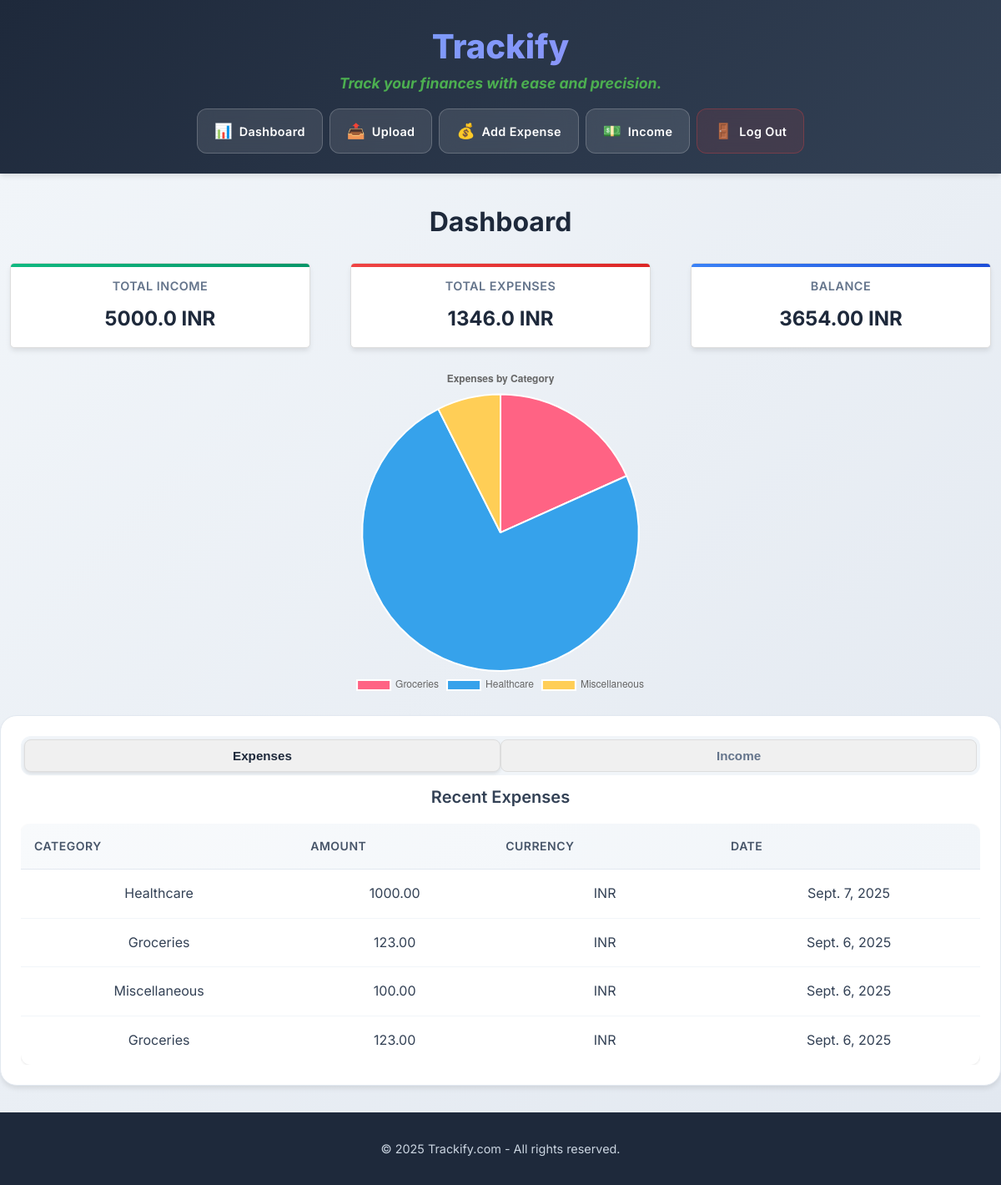
The page /core/dashboard/ (signed in) on the database as committed earlier.
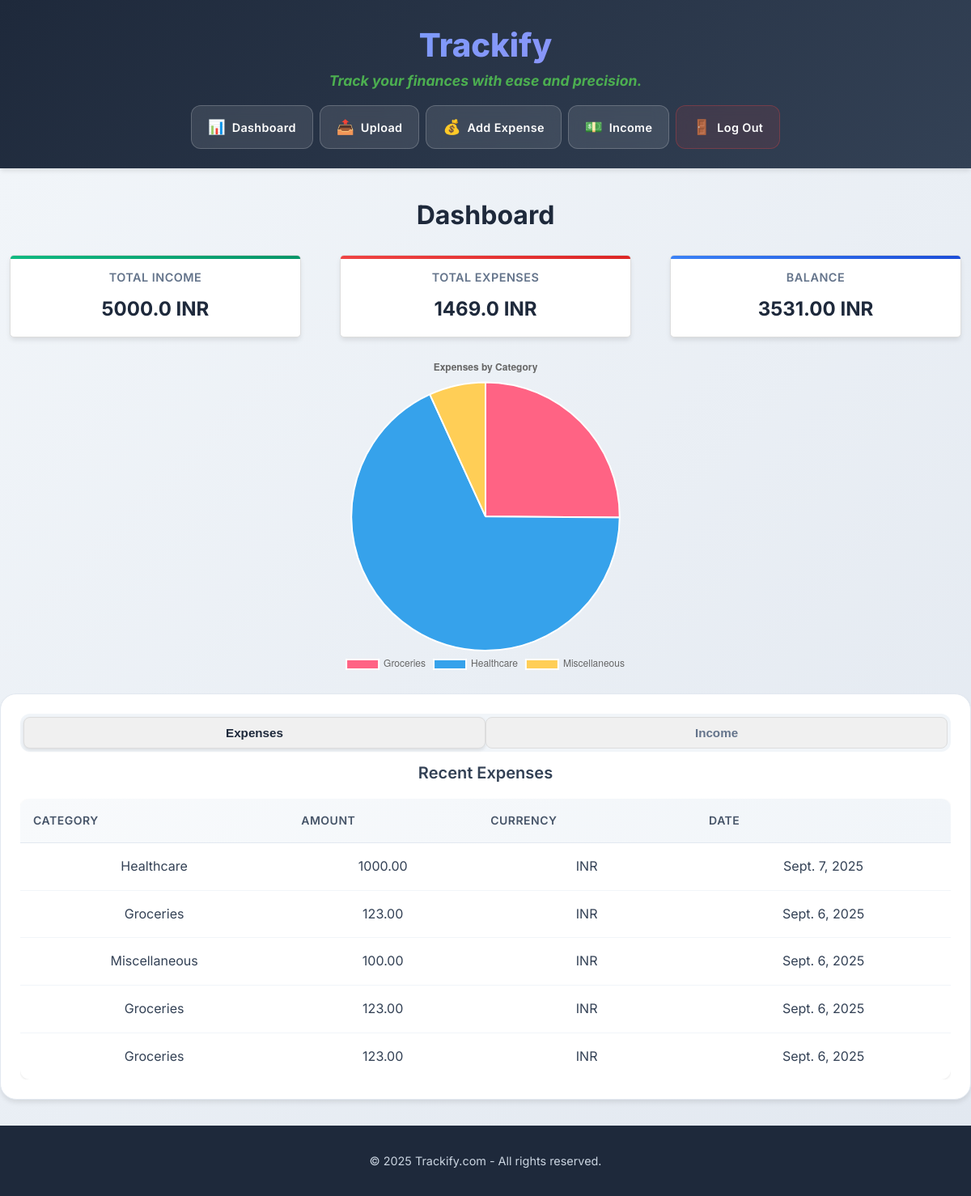
The same page on the database as committed later.
### core/models.py (models this page shows, shortened)
class Expense(models.Model):
    user = models.ForeignKey(User, on_delete=models.CASCADE)
    receipt_image = models.ImageField(upload_to="receipts/", blank=True, null=True)
    expense_date = models.DateField(blank=True, null=True)
    amount = models.DecimalField(max_digits=10, decimal_places=2, blank=True, null=True)
    currency = models.CharField(max_length=3, blank=True, null=True)
    amount_in_target_currency = models.DecimalField(
        max_digits=10, decimal_places=2, blank=True, null=True
    )
    description = models.CharField(max_length=255, default="", blank=True)
    created_at = models.DateTimeField(auto_now_add=True)
    updated_at = models.DateTimeField(auto_now=True)
    objects = models.Manager()
    BASE_CATEGORIES = [
        "Housing", "Utilities", "Transportation", "Groceries", "Dining Out", "Healthcare",
        "Debt Payments", "Insurance", "Clothing", "Entertainment", "Education", "Childcare",
        "Pet Care", "Subscriptions", "Miscellaneous"
    ]
    CATEGORY_CHOICES = [(category, category) for category in BASE_CATEGORIES]
    category = models.CharField(
        max_length=100,
        choices=CATEGORY_CHOICES,
        blank=True,
        null=True
    )

### core/views.py (the view, shortened to what this page needs)
# urls.py: path('dashboard/', views.dashboard, name='dashboard'),
@login_required
def dashboard(request):
    expenses = Expense.objects.filter(user=request.user).order_by("-expense_date")
    incomes = Income.objects.filter(user=request.user).order_by("-income_date")
    expenses = expenses.annotate(category_normalized=Trim(Lower(F("category"))))
    log.debug("Normalized Category: %s", expenses.values("category_normalized"))
    category_data = (
        expenses.values("category_normalized")
        .annotate(
            total_amount=Coalesce(
                Sum("amount_in_target_currency", output_field=FloatField()),
                Value(0, output_field=FloatField()),
            )
        )
        .order_by("category_normalized")
    )
    categories = [
        (
            item["category_normalized"].capitalize()
            if item["category_normalized"]
            else "Uncategorized"
        )
        for item in category_data
    ]
    amounts = [float(item["total_amount"]) for item in category_data]
    log.debug("Aggregated Category Data: %s", categories)
    user_profile = UserProfile.objects.get(user=request.user)
    target_currency = user_profile.target_currency
    total_income = 0
    for income in incomes:
        if income.currency == target_currency:
            total_income += float(income.amount)
    total_expenses = expenses.aggregate(Sum('amount_in_target_currency'))['amount_in_target_currency__sum'] or 0
    total_expenses = float(total_expenses)
    balance = total_income - total_expenses
    return render(
        request,
        "dashboard.html",
        {
            "expenses": expenses,
            "incomes": incomes,
            "categories": json.dumps(categories),
            "amounts": json.dumps(amounts),
            "total_income": total_income,
            "total_expenses": total_expenses,
            "balance": balance,
        },
    )

### core/templates/dashboard.html (shortened to what the changed rows need)
{% extends 'base.html' %}
{% load static %}
{% block content %}
<link rel="stylesheet" type="text/css" href="{% static 'css/dashboard.css' %}">
<div class="dashboard-container">
<h2>Dashboard</h2>
<div class="summary-cards" style="display: flex; justify-content: space-around; margin-bottom: 20px;">
    <div class="card" style="padding: 15px; border: 1px solid #ddd; border-radius: 5px; width: 30%;">
        <h3>Total Expenses</h3>
        <p style="font-size: 1.5em; font-weight: bold;">{{ total_expenses }} {{ user.userprofile.target_currency }}</p>
    </div>
    <div class="card" style="padding: 15px; border: 1px solid #ddd; border-radius: 5px; width: 30%;">
        <h3>Balance</h3>
        <p style="font-size: 1.5em; font-weight: bold;">{{ balance|floatformat:2 }} {{ user.userprofile.target_currency }}</p>
    </div>
</div>
{% if amounts|length > 0 %}
<div style="width: 100%; max-width: 600px; height: 400px; margin: auto;">
    <canvas id="expensesChart"></canvas>
</div>
{% else %}
    <p>No expenses to display.</p>
{% endif %}
<div class="tabs" style="margin-top: 20px;">
    <div id="expenses-content" class="tab-content" style="display: block;">
        <div style="max-height: 400px; overflow-y: auto;">
            <table style="width: 100%; border-collapse: collapse;">
                <thead>
                    <tr>
                        <th>Category</th>
                        <th>Amount</th>
                        <th>Currency</th>
                        <th>Date</th>
                    </tr>
                </thead>
                <tbody>
                    {% for expense in expenses %}
                    <tr onclick="window.location.href='{% url 'expense' expense.id %}'"
                        style="cursor: pointer;">
                        <td>{{ expense.category }}</td>
                        <td>{{ expense.amount }}</td>
                        <td>{{ expense.currency }}</td>
                        <td>{{ expense.expense_date }}</td>
                    </tr>
                    {% endfor %}
                </tbody>
            </table>
        </div>
    </div>
</div>
<script>
    var ctx = document.getElementById('expensesChart').getContext('2d');
    var expensesChart = new Chart(ctx, {
        type: 'pie',
        data: {
            labels: {{ categories|safe }},
            datasets: [{
                data: {{ amounts|safe }},
                backgroundColor: [
                    '#FF6384',
                    '#36A2EB',
                    '#FFCE56',
                    '#4BC0C0',
                    '#9966FF',
                    '#FF9F40',
                ],
                hoverBackgroundColor: [
                    '#FF6384',
                    '#36A2EB',
                    '#FFCE56',
                    '#4BC0C0',
                    '#9966FF',
                    '#FF9F40',
                ]
            }]
        },
        options: {
            responsive: true,
            maintainAspectRatio: false,
            plugins: {
                legend: {
                    position: 'bottom',
                },
                title: {
                    display: true,
                    text: 'Expenses by Category'
                }
            }
        }
    });
    // Tab switching functionality
    document.addEventListener('DOMContentLoaded', function() {
        const expensesTab = document.getElementById('expenses-tab');
        const incomeTab = document.getElementById('income-tab');
        const expensesContent = document.getElementById('expenses-content');
        const incomeContent = document.getElementById('income-content');
        expensesTab.addEventListener('click', function() {
            expensesTab.classList.add('active');
            incomeTab.classList.remove('active');
            expensesContent.style.display = 'block';
            incomeContent.style.display = 'none';
        });
        incomeTab.addEventListener('click', function() {
            incomeTab.classList.add('active');
            expensesTab.classList.remove('active');
            incomeContent.style.display = 'block';
            expensesContent.style.display = 'none';
        });
    });
</script>
</div>
{% endblock %}

Rows that differ between the two databases and show on the page:
added Expense: category "Groceries", amount "123.00", currency "INR", expense_date "Sept. 6, 2025"
Other text that changed with them:
{{ total_expenses }}: "1346.0" → "1469.0"
{{ balance|floatformat:2 }}: "3654.00" → "3531.00"
chart data {{ amounts|safe }}: [246.0, 1000.0, 100.0] → [369.0, 1000.0, 100.0]
